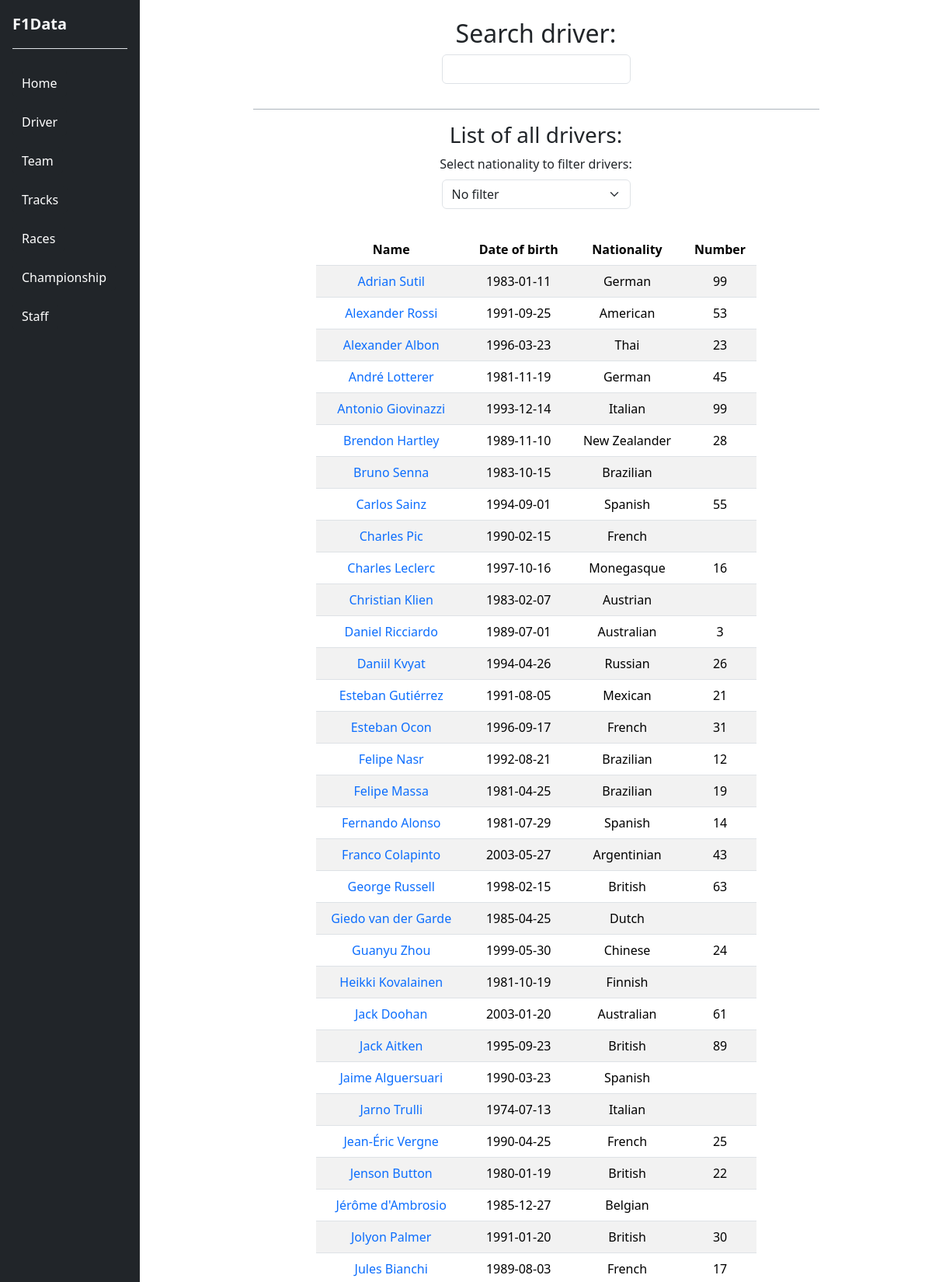
The app's page /driver.php?page=list (upper part) with its own data.
### tables this page shows
create table Driver (
     idDriver int not null auto_increment,
     driverName varchar(25) not null,
     driverSurname varchar(25) not null,
     driverNationality varchar(25) not null,
     driverBirth date not null,
     raceNumber int,
     primary key (idDriver));

### driver.php (called while the page is built, shortened)
<?php
require_once 'bootstrap.php';
require 'template/base.php';

### db/database.php (called while the page is built, shortened)
<?php
class DatabaseHelper
{
    private $db;
    public function __construct($servername, $username, $password, $dbname, $port)
    {
        $this->db = new mysqli($servername, $username, $password, $dbname, $port);
    }
    public function getAllDriver()
    {
        $stmt = $this->db->prepare("SELECT * FROM Driver ORDER BY driverName");
        $stmt->execute();
        $result = $stmt->get_result();
        return $result->fetch_all(MYSQLI_ASSOC);
    }
}

### bootstrap.php (called while the page is built, shortened)
<?php
require "db/database.php";
$db = new DatabaseHelper("localhost", "root", "", "F1Database", 3306);

### template/driver/driverListPage.php (the view, shortened to what this page needs)
<main class="float-end d-flex align-items-center flex-column overflow-auto text-center px-4">
    <?php
    $drivers = $db->getAllDriver();
    ?>
        <div class="col-3 text-center mt-4">
            <h2>Search driver:</h2>
            <div class="d-flex justify-content-center mb-3">
                <div class="driverSearchDiv align-items-center">
                    <label for="searchDriver" class="">
                        <input type="text" name="searchDriver" class="form-control w-100" id="searchDriver">
                    </label>
                </div>
            </div>
        </div>
        <h3 class="mt-3 pt-3 w-75 border-top border-dark-subtle">List of all drivers:</h3>
        <label for="filterSelect">Select nationality to filter drivers: </label>
        <select class="form-select my-2 col-3 w-25" name="filterSelect" id="nationalitySelect">
            <option selected>No filter</option>
        </select>
        <div class="tableDiv col-7 mt-4">
            <table class="table text-center table-striped" id="allDriverTable">
                <thead class="sticky-top z-0">
                    <tr>
                        <th scope="col">Name</th>
                        <th scope="col">Date of birth</th>
                        <th scope="col">Nationality</th>
                        <th scope="col">Number</th>
                    </tr>
                </thead>
                <tbody id="driverTableBody">
                    <?php foreach($drivers as $driver): ?>
                    <tr>
                        <td><a href="./driver.php?page=detail&driverId=<?php echo $driver['idDriver']; ?>"><?php echo $driver['driverName'] . ' ' . $driver['driverSurname']; ?></a></td>
                        <td><?php echo $driver['driverBirth']; ?></td>
                        <td><?php echo $driver['driverNationality']; ?></td>
                        <td><?php echo $driver['raceNumber']; ?></td>
                    </tr>
                    <?php endforeach; ?>
                </tbody>
            </table>
        </div>
    </main>

### style/style.css (style rules this page uses)
body { margin: 0; overflow-y: hidden; }
table a { text-decoration: none; }
main { width: 85%; height: 100vh; }
.tableDiv { max-height: 60%; overflow: auto; }

### records on screen
driver: driverName "Adrian", driverSurname "Sutil", driverBirth "1983-01-11", driverNationality "German", raceNumber "99"
driver: driverName "Alexander", driverSurname "Rossi", driverBirth "1991-09-25", driverNationality "American", raceNumber "53"
driver: driverName "Alexander", driverSurname "Albon", driverBirth "1996-03-23", driverNationality "Thai", raceNumber "23"
driver: driverName "André", driverSurname "Lotterer", driverBirth "1981-11-19", driverNationality "German", raceNumber "45"
driver: driverName "Antonio", driverSurname "Giovinazzi", driverBirth "1993-12-14", driverNationality "Italian", raceNumber "99"
driver: driverName "Brendon", driverSurname "Hartley", driverBirth "1989-11-10", driverNationality "New Zealander", raceNumber "28"
driver: driverName "Bruno", driverSurname "Senna", driverBirth "1983-10-15", driverNationality "Brazilian"
driver: driverName "Carlos", driverSurname "Sainz", driverBirth "1994-09-01", driverNationality "Spanish", raceNumber "55"
driver: driverName "Charles", driverSurname "Pic", driverBirth "1990-02-15", driverNationality "French"
driver: driverName "Charles", driverSurname "Leclerc", driverBirth "1997-10-16", driverNationality "Monegasque", raceNumber "16"
driver: driverName "Christian", driverSurname "Klien", driverBirth "1983-02-07", driverNationality "Austrian"
driver: driverName "Daniel", driverSurname "Ricciardo", driverBirth "1989-07-01", driverNationality "Australian", raceNumber "3"
driver: driverName "Daniil", driverSurname "Kvyat", driverBirth "1994-04-26", driverNationality "Russian", raceNumber "26"
driver: driverName "Esteban", driverSurname "Gutiérrez", driverBirth "1991-08-05", driverNationality "Mexican", raceNumber "21"
driver: driverName "Esteban", driverSurname "Ocon", driverBirth "1996-09-17", driverNationality "French", raceNumber "31"
driver: driverName "Felipe", driverSurname "Nasr", driverBirth "1992-08-21", driverNationality "Brazilian", raceNumber "12"
driver: driverName "Felipe", driverSurname "Massa", driverBirth "1981-04-25", driverNationality "Brazilian", raceNumber "19"
driver: driverName "Fernando", driverSurname "Alonso", driverBirth "1981-07-29", driverNationality "Spanish", raceNumber "14"
driver: driverName "Franco", driverSurname "Colapinto", driverBirth "2003-05-27", driverNationality "Argentinian", raceNumber "43"
driver: driverName "George", driverSurname "Russell", driverBirth "1998-02-15", driverNationality "British", raceNumber "63"
driver: driverName "Giedo", driverSurname "van der Garde", driverBirth "1985-04-25", driverNationality "Dutch"
driver: driverName "Guanyu", driverSurname "Zhou", driverBirth "1999-05-30", driverNationality "Chinese", raceNumber "24"
driver: driverName "Heikki", driverSurname "Kovalainen", driverBirth "1981-10-19", driverNationality "Finnish"
driver: driverName "Jack", driverSurname "Doohan", driverBirth "2003-01-20", driverNationality "Australian", raceNumber "61"
driver: driverName "Jack", driverSurname "Aitken", driverBirth "1995-09-23", driverNationality "British", raceNumber "89"
driver: driverName "Jaime", driverSurname "Alguersuari", driverBirth "1990-03-23", driverNationality "Spanish"
driver: driverName "Jarno", driverSurname "Trulli", driverBirth "1974-07-13", driverNationality "Italian"
driver: driverName "Jean-Éric", driverSurname "Vergne", driverBirth "1990-04-25", driverNationality "French", raceNumber "25"
driver: driverName "Jenson", driverSurname "Button", driverBirth "1980-01-19", driverNationality "British", raceNumber "22"
driver: driverName "Jérôme", driverSurname "d'Ambrosio", driverBirth "1985-12-27", driverNationality "Belgian"
driver: driverName "Jolyon", driverSurname "Palmer", driverBirth "1991-01-20", driverNationality "British", raceNumber "30"
driver: driverName "Jules", driverSurname "Bianchi", driverBirth "1989-08-03", driverNationality "French", raceNumber "17"
